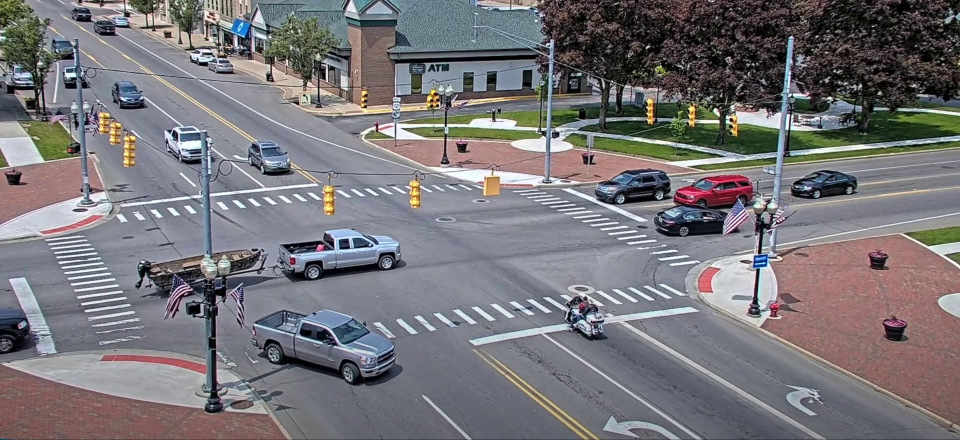
#> input picture Project 2/train/Task1/01_1.jpg, 1920 x 880 px, found by its file name (shown at 1/2 size); its folder holds only this picture in this run
$ jupyter execute --allow-errors P3_Task1.ipynb
#> lines starting #> are read from the running program, lines starting #| are printed output that depends on the picture
[cell 1]
import os
import numpy as np
import cv2 as cv
from typing import List
import copy
from shapely.geometry import Polygon, Point

[cell 2]
#GET ALL IMAGES FROM A FOLDER
def get_images_and_querries(folder_path):

#> called with folder_path = 'train/Task1'
    files = os.listdir(folder_path)

    images = []
    images_querries = []
    #os.chdir(folder_path)
    files = os.listdir(folder_path)

    for file in files:
        if f"{file}".endswith(".jpg"):
                img = cv.imread(os.path.join(folder_path, file))
#> img is the input picture: shape (880, 1920, 3); mean B, G, R 120.5, 116.7, 119.1
                # images.append(cv.normalize(img, None, 0, 1.0, cv.NORM_MINMAX))
                images.append(img)
        else:
            if f"{file}".endswith(".txt"):
                images_querries.append(os.path.join(folder_path, file))

    return np.array(images),images_querries

[cell 3]
def show_image(image, window_name='image', timeout=0):
    """
    Show image.
    :param image_
    :param window_name
    :param timeout
    """
    height, width = image.shape[:2]


    fx = 0.3
    fy = 0.3
    new_width = int(width * fx)
    new_height = int(height * fy)

    # [4 lines of commented-out code are left out]

    image = cv.resize(image,(new_width, new_height))


    cv.imshow(window_name, np.uint8(image))
    cv.waitKey(timeout)
    cv.destroyAllWindows()

[cell 4]
base_folder = "train/Task1"

t1_images,t1_querries = get_images_and_querries(base_folder)
#> t1_querries = []
print("number of images: ", len(t1_images))
#| number of images:  1
print("number of querries: ", len(t1_querries))
#| number of querries:  0

[cell 5]
#get images from t2 for comparison
base_folder = "train/Task2"

#> (the rest of this cell did not finish here and is left out)

print("number of images: ", len(t2_images))
print("number of querries: ", len(t2_querries))
show_image(t2_images[0])


t2_images_blurred = []

for img in t2_images:
    t2_images_blurred.append(cv.GaussianBlur(img, ksize=(19,19), sigmaX=25, sigmaY=25))


t2_images_blurred = np.array(t2_images_blurred)
mean_image_blurr2 = t2_images_blurred.mean(axis=0).astype(np.uint8)

mean_image2 = t2_images.mean(axis=0).astype(np.uint8)

show_image(mean_image2, window_name="mean image")
# mean_image = cv.medianBlur(mean_image, ksize=9)
# show_image(mean_image, window_name="mean img median blurred")

print("mean image pixels value type : ", type(mean_image2[0][0][0]))

[cell 6]
#*Get mean image

t1_images_blurred = []

for img in t1_images:
    t1_images_blurred.append(cv.GaussianBlur(img, ksize=(19,19), sigmaX=25, sigmaY=25))
#> this loop made 1 pass
#> after the loop, t1_images_blurred = 1 item


t1_images_blurred = np.array(t1_images_blurred)
mean_image_blurr = t1_images_blurred.mean(axis=0).astype(np.uint8)
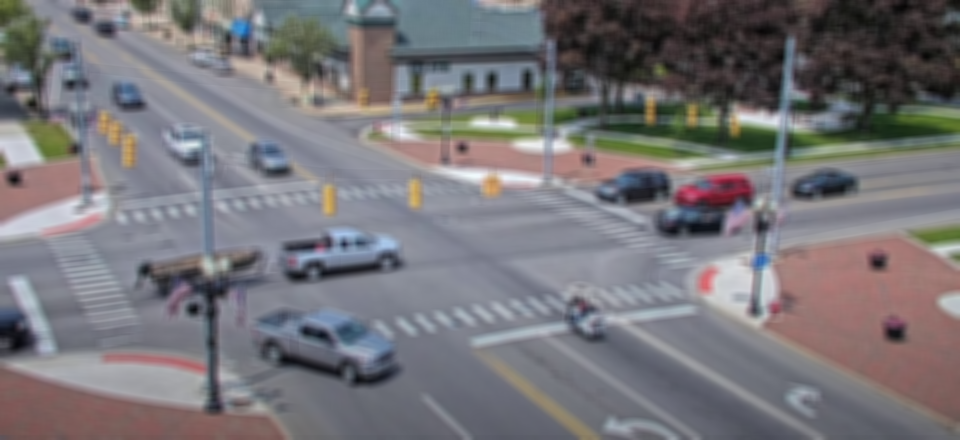
#> mean_image_blurr: shape (880, 1920, 3) (shown at 1/2 size); mean of channels 0, 1, 2 120.6, 116.7, 119.1; drawn as B, G, R

mean_image = t1_images.mean(axis=0).astype(np.uint8)

show_image(mean_image, window_name="mean image")
#> in show_image, `image = cv.resize(image,(new_width, new_height))`:
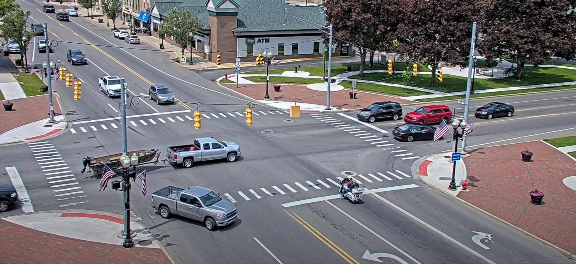
#> image: shape (264, 576, 3); mean of channels 0, 1, 2 120.5, 116.6, 119; drawn as B, G, R
# mean_image = cv.medianBlur(mean_image, ksize=9)
show_image(mean_image_blurr, window_name="mean img median blurred")
#> call 2 of show_image, with window_name = 'mean img median blurred', timeout = 0
#> in show_image (call 2), `image = cv.resize(image,(new_width, new_height))`:
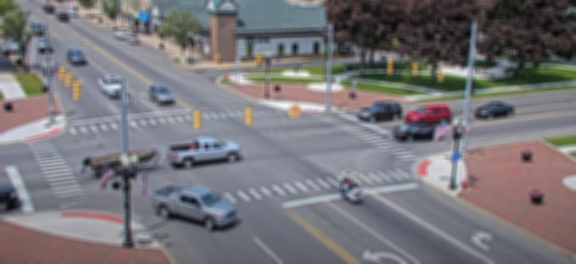
#> image: shape (264, 576, 3); mean of channels 0, 1, 2 120.5, 116.7, 119.1; drawn as B, G, R

print("mean image pixels value type : ", type(mean_image[0][0][0]))
#| mean image pixels value type :  <class 'numpy.uint8'>

[cell 7]
def is_inside_ellipse(point,ellipse): # center_x=1297, center_y=1493, a=29, b = 32):
    (center_x,center_y) = ellipse.center
    (a,b) = ellipse.axes_length
    result = (point[0] - center_x)**2 / a**2 + (point[1] - center_y)**2 / b**2

    return result <= 1

[cell 8]
class Ellipse:

    def __init__(self,axes_length, center):
        self.axes_length = axes_length
        self.center = center

[cell 9]
# GET OVALS
image = t1_images[0].copy()

# mask = np.zeros_like(image)

# Calculate the center and radius of the ellipsoid
#! OVAL 10
center = (1297,1493)  # Center coordinates
axes_length = (29, 32)  # Radius along x and y axes


ellipse_10 = Ellipse(axes_length, center)

# Draw the ellipsoid on the mask
cv.ellipse(image, ellipse_10.center, ellipse_10.axes_length, 0, 0, 360, (255, 255, 0), 2)

# Apply the mask to the image
# result = cv.bitwise_and(image, mask)
cv.imwrite("oval.jpg", image)
show_image(image)
print(is_inside_ellipse(center, ellipse_10))

[cell 10]
ellipse_10.axes_length

[cell 11]
# GET OVALS
image = t1_images[0].copy()

# mask = np.zeros_like(image)

# Calculate the center and radius of the ellipsoid
#! OVAL 9
center = (1290,1500)  # Center coordinates
axes_length = (115, 157)  # Radius along x and y axes

ellipse_9 = Ellipse(axes_length, center)
# Draw the ellipsoid on the mask
cv.ellipse(image, ellipse_9.center, ellipse_9.axes_length, 0, 0, 360, (0, 0, 255), 3)

# Apply the mask to the image
# result = cv.bitwise_and(image, mask)
cv.imwrite("oval.jpg", image)
show_image(image)

[cell 12]
# GET OVALS
image = mean_image.copy()

# mask = np.zeros_like(image)

# Calculate the center and radius of the ellipsoid
#! OVAL 8
center = (1290,1498)  # Center coordinates
axes_length = (207, 273)  # Radius along x and y axes

ellipse_8 = Ellipse(axes_length, center)
# Draw the ellipsoid on the mask
cv.ellipse(image, ellipse_8.center, ellipse_8.axes_length, 0, 0, 360, (0,0, 255), 3)

# Apply the mask to the image
# result = cv.bitwise_and(image, mask)
cv.imwrite("oval.jpg", image)
show_image(image)

[cell 13]
# GET OVALS
image = mean_image.copy()

# mask = np.zeros_like(image)

# Calculate the center and radius of the ellipsoid
#! OVAL 7
center = (1277,1498)  # Center coordinates
axes_length = (295, 387)  # Radius along x and y axes

ellipse_7 = Ellipse(axes_length, center)

$ run again, on Project 2/train/Task1/02_2.jpg
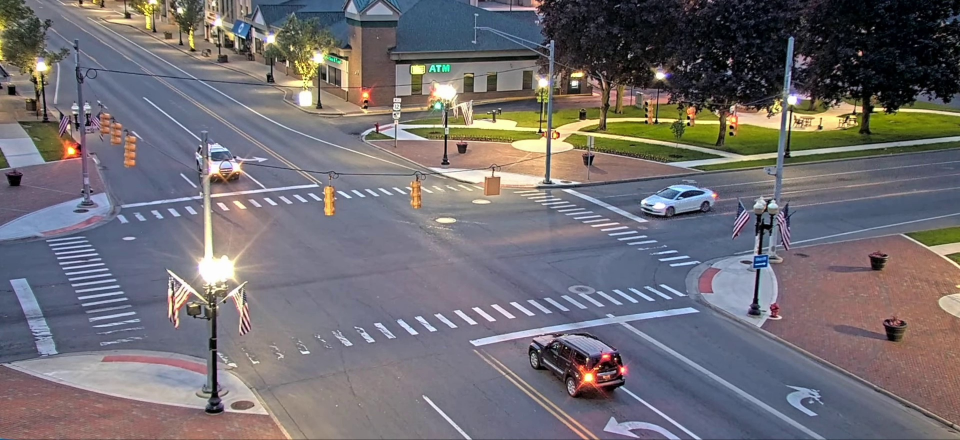
#> input picture Project 2/train/Task1/02_2.jpg, 1920 x 880 px, found by its file name (shown at 1/2 size)
#> in get_images_and_querries, img is the input picture: shape (880, 1920, 3); mean B, G, R 114.1, 109.4, 113.5
#> t1_querries = []
#| number of images:  1
#| number of querries:  0
#> the loop `for img in t1_images:` made 1 pass
#> after the loop `for img in t1_images:`: t1_images_blurred = 1 item
#> `mean_image_blurr = t1_images_blurred.mean(axis=0).astype(np.uint8)`:
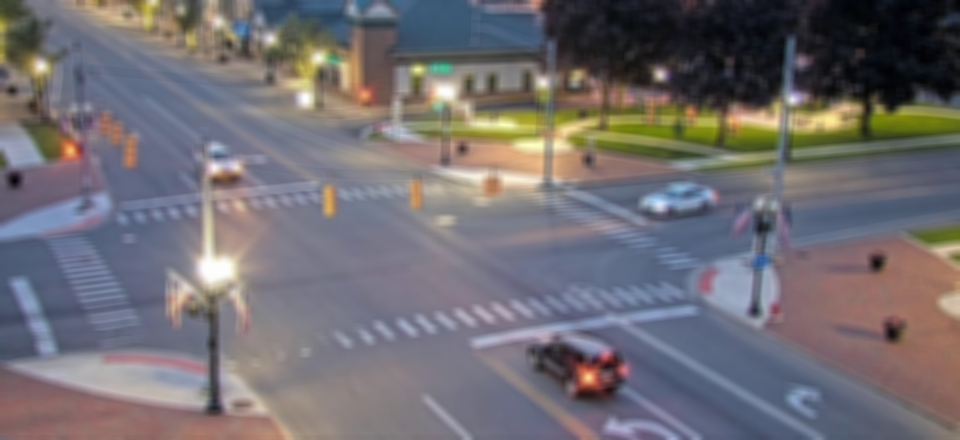
#> mean_image_blurr: shape (880, 1920, 3) (shown at 1/2 size); mean of channels 0, 1, 2 114.1, 109.4, 113.5; drawn as B, G, R
#> in show_image (call 2), `image = cv.resize(image,(new_width, new_height))`:
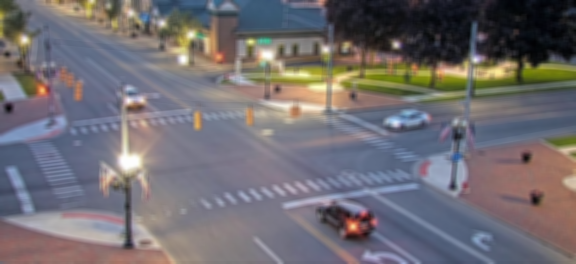
#> image: shape (264, 576, 3); mean of channels 0, 1, 2 114.1, 109.4, 113.5; drawn as B, G, R
#| mean image pixels value type :  <class 'numpy.uint8'>

$ run again, on Project 2/train/Task1/02_3.jpg
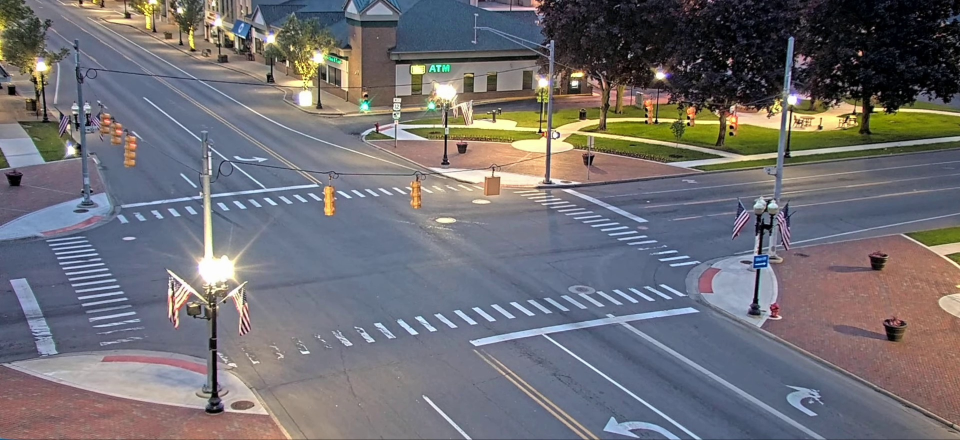
#> input picture Project 2/train/Task1/02_3.jpg, 1920 x 880 px, found by its file name (shown at 1/2 size)
#> in get_images_and_querries, img is the input picture: shape (880, 1920, 3); mean B, G, R 115.4, 110.6, 112.7
#> t1_querries = []
#| number of images:  1
#| number of querries:  0
#> the loop `for img in t1_images:` made 1 pass
#> after the loop `for img in t1_images:`: t1_images_blurred = 1 item
#> `mean_image_blurr = t1_images_blurred.mean(axis=0).astype(np.uint8)`:
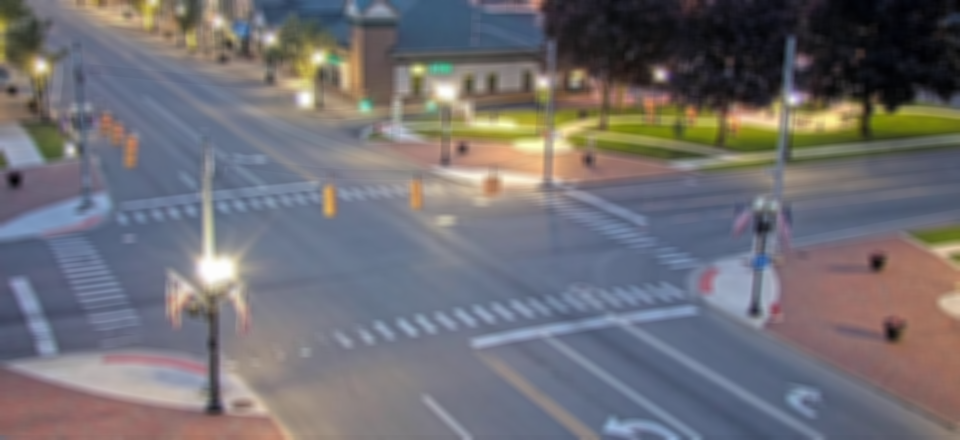
#> mean_image_blurr: shape (880, 1920, 3) (shown at 1/2 size); mean of channels 0, 1, 2 115.4, 110.6, 112.7; drawn as B, G, R
#> in show_image (call 2), `image = cv.resize(image,(new_width, new_height))`:
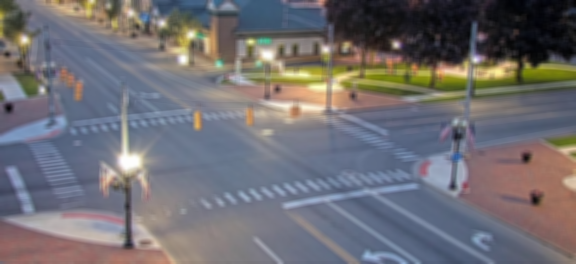
#> image: shape (264, 576, 3); mean of channels 0, 1, 2 115.4, 110.6, 112.7; drawn as B, G, R
#| mean image pixels value type :  <class 'numpy.uint8'>

$ run again, on Project 2/train/Task1/03_1.jpg
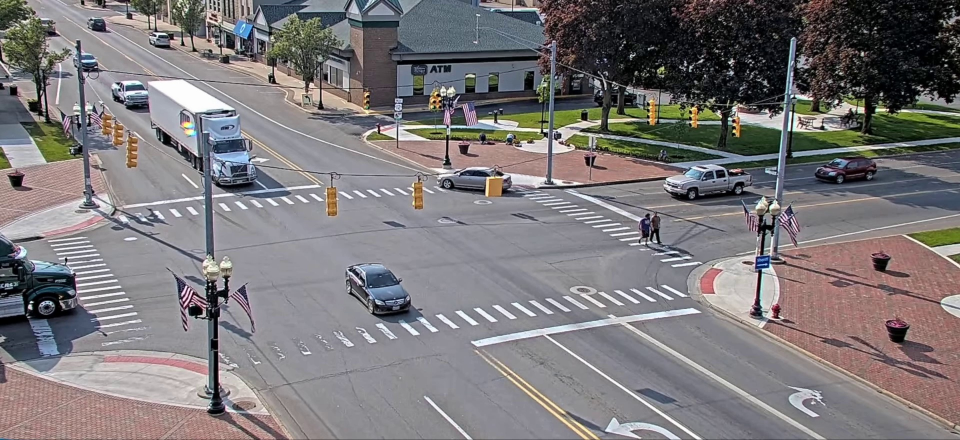
#> input picture Project 2/train/Task1/03_1.jpg, 1920 x 880 px, found by its file name (shown at 1/2 size)
#> in get_images_and_querries, img is the input picture: shape (880, 1920, 3); mean B, G, R 121.7, 119.8, 123.6
#> t1_querries = []
#| number of images:  1
#| number of querries:  0
#> the loop `for img in t1_images:` made 1 pass
#> after the loop `for img in t1_images:`: t1_images_blurred = 1 item
#> `mean_image_blurr = t1_images_blurred.mean(axis=0).astype(np.uint8)`:
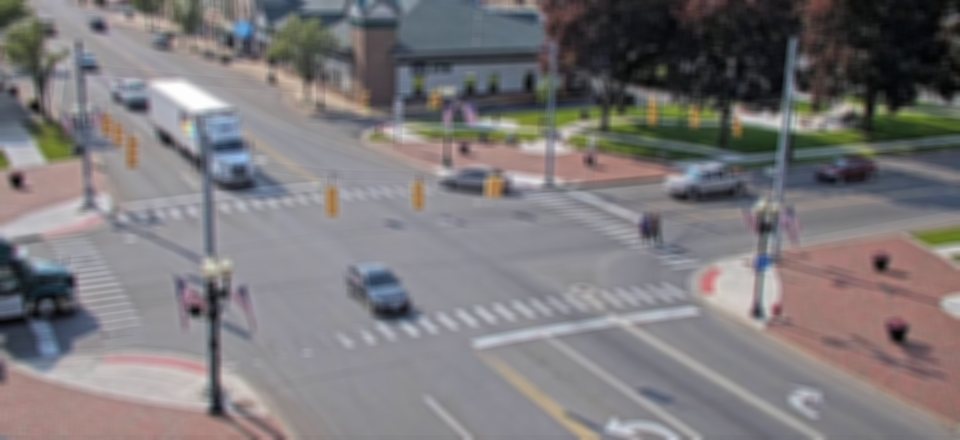
#> mean_image_blurr: shape (880, 1920, 3) (shown at 1/2 size); mean of channels 0, 1, 2 121.7, 119.9, 123.7; drawn as B, G, R
#> in show_image (call 2), `image = cv.resize(image,(new_width, new_height))`:
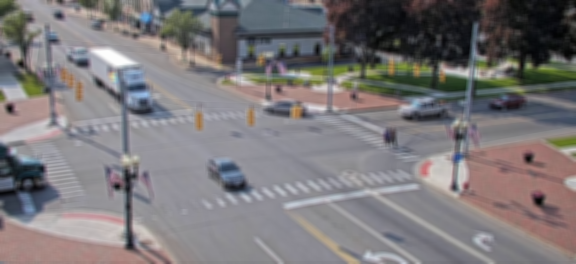
#> image: shape (264, 576, 3); mean of channels 0, 1, 2 121.7, 119.8, 123.6; drawn as B, G, R
#| mean image pixels value type :  <class 'numpy.uint8'>

$ run again, on Project 2/train/Task1/01_2.jpg
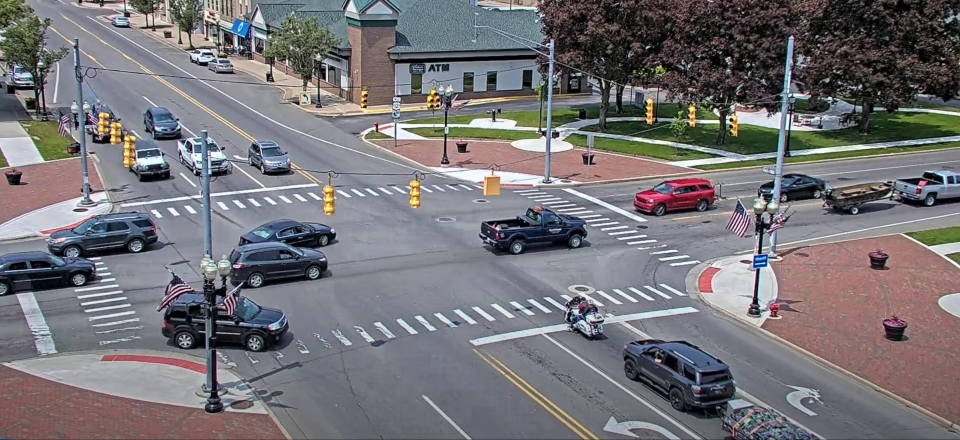
#> input picture Project 2/train/Task1/01_2.jpg, 1920 x 880 px, found by its file name (shown at 1/2 size)
#> in get_images_and_querries, img is the input picture: shape (880, 1920, 3); mean B, G, R 118.9, 114.7, 117.2
#> t1_querries = []
#| number of images:  1
#| number of querries:  0
#> the loop `for img in t1_images:` made 1 pass
#> after the loop `for img in t1_images:`: t1_images_blurred = 1 item
#> `mean_image_blurr = t1_images_blurred.mean(axis=0).astype(np.uint8)`:
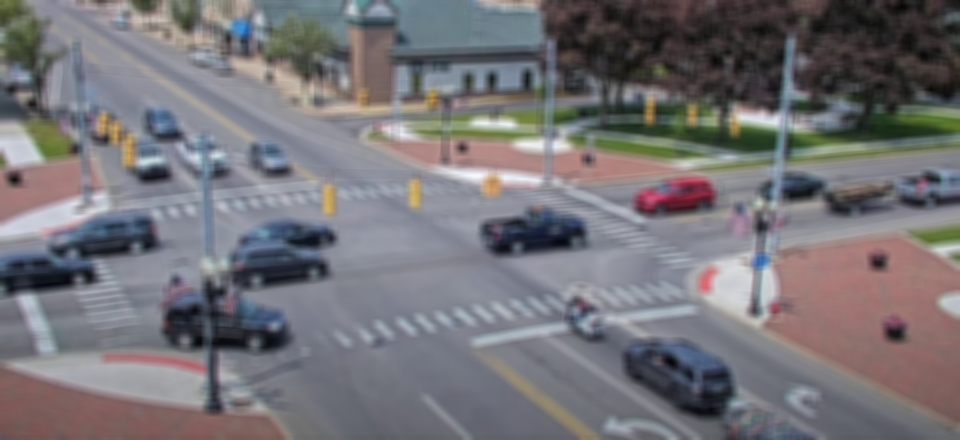
#> mean_image_blurr: shape (880, 1920, 3) (shown at 1/2 size); mean of channels 0, 1, 2 118.9, 114.8, 117.3; drawn as B, G, R
#> in show_image (call 2), `image = cv.resize(image,(new_width, new_height))`:
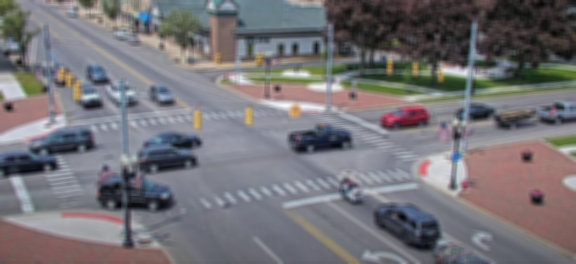
#> image: shape (264, 576, 3); mean of channels 0, 1, 2 118.9, 114.7, 117.2; drawn as B, G, R
#| mean image pixels value type :  <class 'numpy.uint8'>
